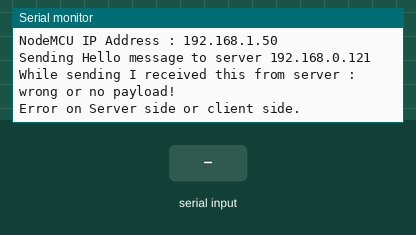
The sketch below on a simulated ESP8266 (NodeMCU). Shown: the last lines printed to the serial monitor. The inputs (shaded band) are chosen by the test bench. WiFi joins after 1.5 s; servers stay silent unless stated; uploads are accepted with an empty reply.

Above: at 4.9 s.
5.0 s: "90,45\n" received over the second serial link
At 5.21 s:
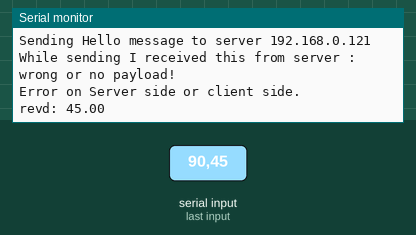
6.5 s: "30,150\n" received over the second serial link
At 6.66 s:
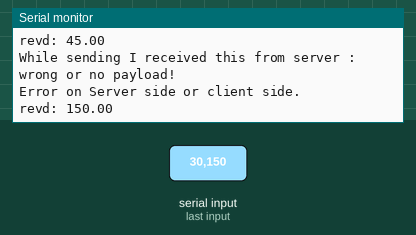

Measured:
- after the input at 5.0 s, the serial monitor: prints a new line after 0.06 s (image 1)
- after the input at 6.5 s, the serial monitor: prints a new line at once (image 2)

The sketch:

serial_receiver.ino
```cpp
#include <SoftwareSerial.h>
#include <ESP8266WiFi.h>
#include <ESP8266HTTPClient.h>

// rx, tx
SoftwareSerial NodeMCU(D2,D3);

const char* ssid="moto_hotspot";
const char* password = "ggg333444";
String ip = "192.168.0.121";

void setup(){

	Serial.begin(9600);
	NodeMCU.begin(4800);
  pinMode(D2,INPUT);
  pinMode(D3,OUTPUT);

  Serial.print("Wifi connecting to ");
  Serial.println( ssid );
  WiFi.begin(ssid,password);
  Serial.println();
  Serial.print("Connecting");
  while( WiFi.status() != WL_CONNECTED ){
      delay(500);
      Serial.print(".");
  }
  Serial.println();
  Serial.println("Wifi Connected Success!");
  Serial.print("NodeMCU IP Address : ");
  Serial.println(WiFi.localIP() );
  Serial.println("");
  Serial.println("Sending Hello message to server " + ip);
  delay(1000);
  int res = sendmessage("Hello");
  delay(1000);
  if (res==1) {
    Serial.println("Send Successfully");
  } else {
    Serial.println("Error on Server side or client side.");
  }
}


int sendmessage(String d)
{
  int sres;
  int net;
  if (WiFi.status()==WL_CONNECTED)
  {
    HTTPClient http;
    String url="http://" + ip + "/ids/server.php?data="+d;
    http.begin(url);
    http.addHeader("Content-Type","text/plain");
    int httpCode=http.GET();
    String payload=http.getString();
    Serial.println("While sending I received this from server : "+payload);
    if (payload=="SUCCESS. Data written in file."){
      sres=1;
    } else {
      sres=0;
      Serial.println("wrong or no payload!");
    }
    http.end();
    net=1;
  }
  else
  {
    Serial.println("Internet Problem!");
    net=0;
  }
  return (net && sres);
}


void loop(){

	while(NodeMCU.available()>0){
	float val = NodeMCU.parseFloat();
	if(NodeMCU.read()== '\n'){
    Serial.print("revd: ");
	  Serial.println(val);
    int res = sendmessage(String(val));
    if (res==1) {
      Serial.println("Send Successfully");
    } else {
      Serial.println("Error on Server side or client side.");
    }
	}
}
delay(100);
}
```
